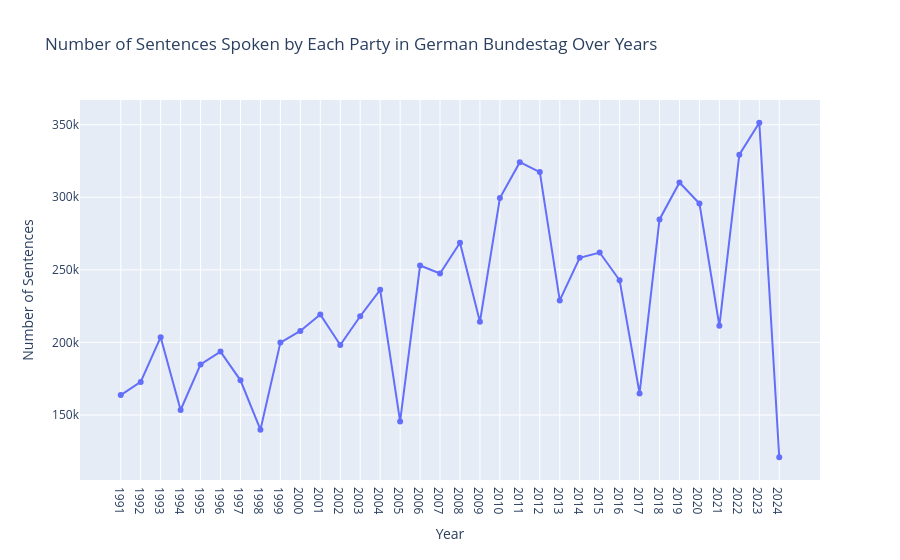

The cell this chart's notebook holds for it:
### Code cell
fig = px.line(df_grouped,
              x='year',
              y='speech_len_sents',
              title='Number of Sentences Spoken by Each Party in German Bundestag Over Years',
              labels={'year': 'Year', 'speech_len_sents': 'Number of Sentences'},
              markers=True,)
fig.update_layout(hovermode='x unified')

### Figure 1 — Plotly figure (JSON) as saved in the notebook; plotly's stock layout.template omitted (floating-point values rounded to 4 significant figures)
{"data": [{"hovertemplate": "Year=%{x}<br>Number of Sentences=%{y}<extra></extra>", "legendgroup": "", "line": {"color": "#636efa", "dash": "solid"}, "marker": {"symbol": "circle"}, "mode": "lines+markers", "name": "", "orientation": "v", "showlegend": false, "type": "scatter", "x": ["1991", "1992", "1993", "1994", "1995", "1996", "1997", "1998", "1999", "2000", "2001", "2002", "2003", "2004", "2005", "2006", "2007", "2008", "2009", "2010", "2011", "2012", "2013", "2014", "2015", "2016", "2017", "2018", "2019", "2020", "2021", "2022", "2023", "2024"], "xaxis": "x", "y": [163698, 172753, 203606, 153420, 184853, 193661, 173851, 139862, 199847, 207905, 219232, 198230, 218009, 236213, 145541, 252970, 247444, 268712, 214161, 299463, 324196, 317329, 228948, 258293, 261912, 242794, 164842, 284744, 310179, 295662, 211416, 329339, 351338, 120867], "yaxis": "y"}], "layout": {"hovermode": "x unified", "legend": {"tracegroupgap": 0}, "title": {"text": "Number of Sentences Spoken by Each Party in German Bundestag Over Years"}, "xaxis": {"anchor": "y", "domain": [0, 1], "title": {"text": "Year"}}, "yaxis": {"anchor": "x", "domain": [0, 1], "title": {"text": "Number of Sentences"}}}}
